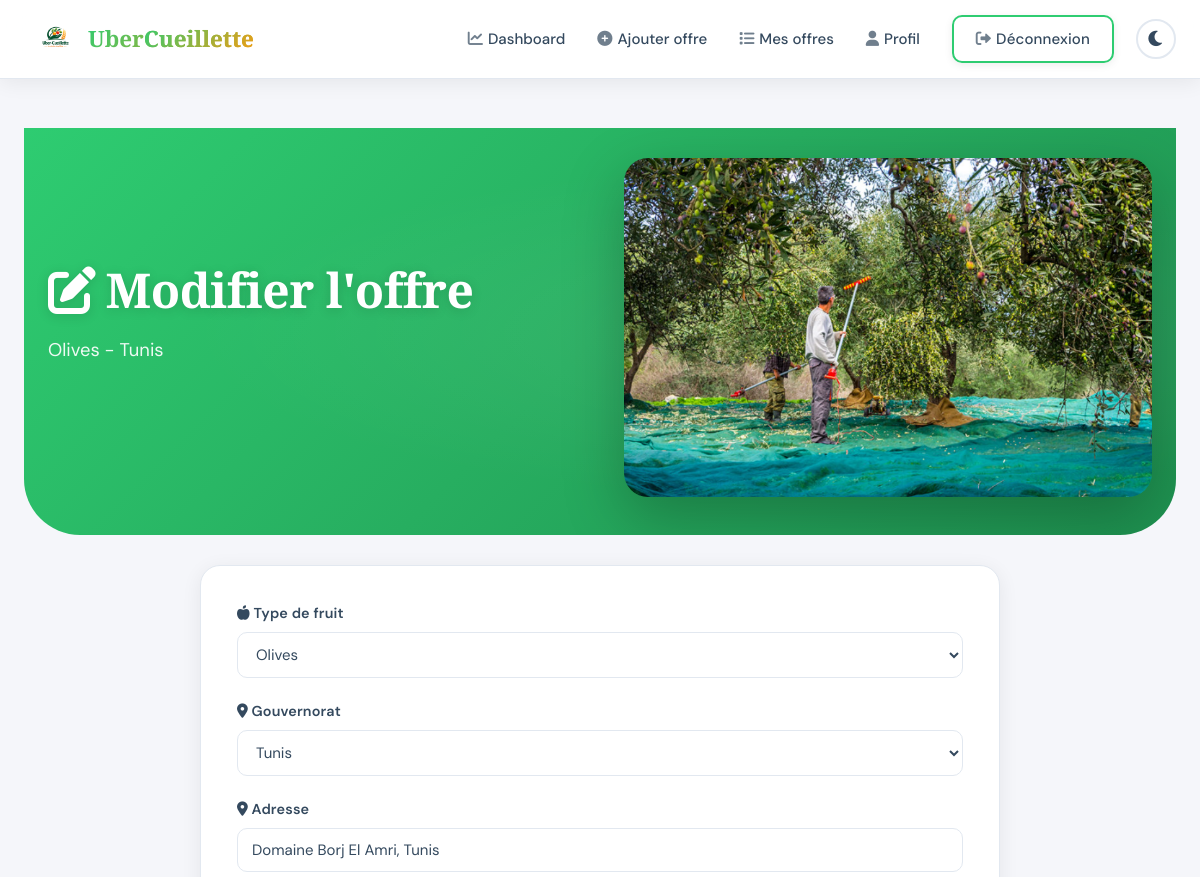
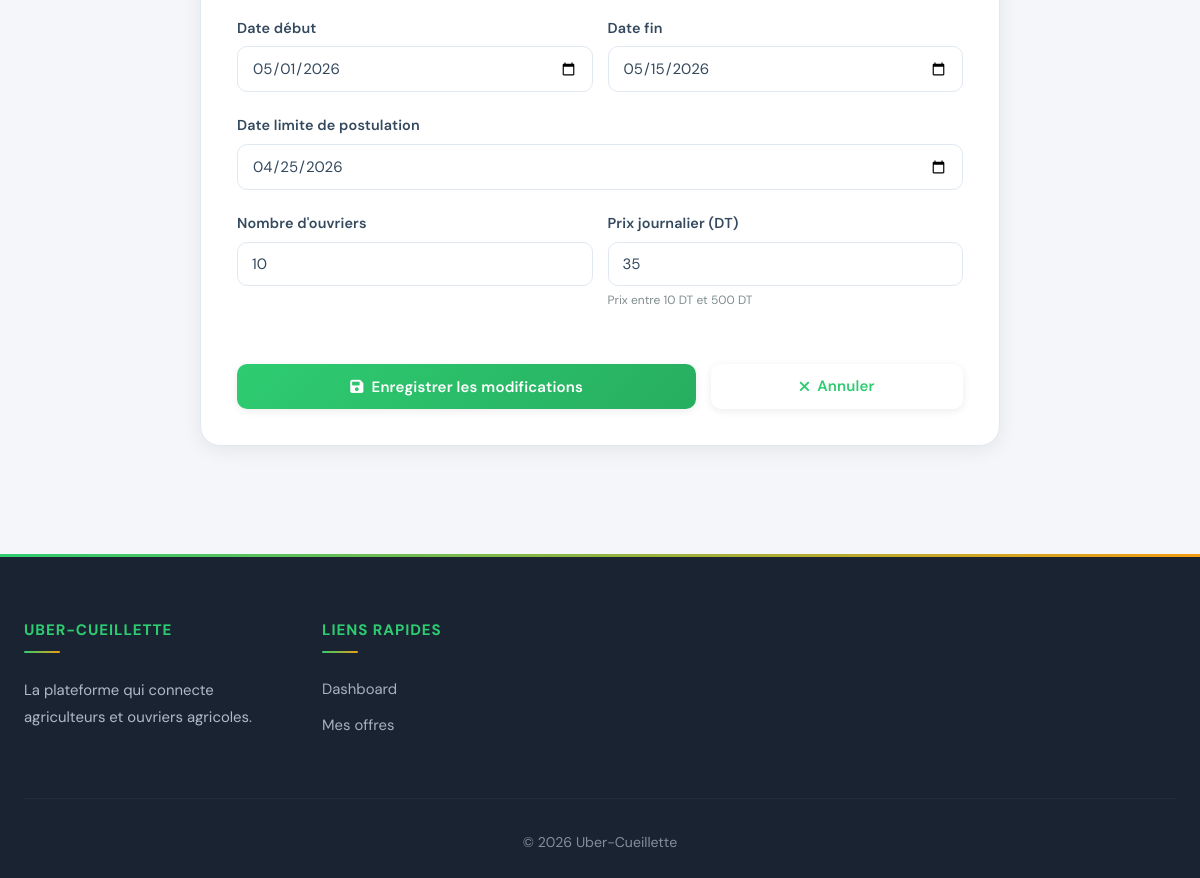
Screenshot of /src/agriculteur/modifier-offre.php?id=1 (signed in) with the database file from the repository (2 pictures, top to bottom).
### tables this page shows
CREATE TABLE IF NOT EXISTS `uber_cueillette_offre` (
  `id_offre` int NOT NULL AUTO_INCREMENT,
  `id_type_fruit` int NOT NULL,
  `id_gouvernorat` int NOT NULL,
  `adresse` varchar(50) NOT NULL,
  `date_debut` date NOT NULL,
  `date_fin` date NOT NULL,
  `nombre_ouvriers` int NOT NULL,
  `prix_journee` float NOT NULL,
  `description` TEXT,
  `date_limite` date NOT NULL,
  `id_agriculteur` int NOT NULL,
  PRIMARY KEY (`id_offre`),
  KEY `fk_offre_type_fruit` (`id_type_fruit`),
  KEY `fk_offre_gouvernorat` (`id_gouvernorat`),
  KEY `fk_offre_agriculteur` (`id_agriculteur`)
);

CREATE TABLE IF NOT EXISTS `uber_cueillette_type_fruit` (
  `id_type_fruit` int NOT NULL AUTO_INCREMENT,
  `libelle` varchar(20) NOT NULL,
  PRIMARY KEY (`id_type_fruit`)
);

CREATE TABLE IF NOT EXISTS `uber_cueillette_gouvernorat` (
  `id_gouvernorat` int NOT NULL AUTO_INCREMENT,
  `libelle` varchar(30) NOT NULL,
  PRIMARY KEY (`id_gouvernorat`)
);

### src/agriculteur/modifier-offre.php (the view, shortened to what this page needs)
<?php
require_once('../config/database.php');
$id_agriculteur = $_SESSION['user_id'];
$id_offre = isset($_GET['id']) ? intval($_GET['id']) : 0;
$sql = "SELECT o.*, tf.libelle as type_fruit, g.libelle as gouvernorat_libelle
        FROM uber_cueillette_offre o
        JOIN uber_cueillette_type_fruit tf ON o.id_type_fruit = tf.id_type_fruit
        JOIN uber_cueillette_gouvernorat g ON o.id_gouvernorat = g.id_gouvernorat
        WHERE o.id_offre = ? AND o.id_agriculteur = ?";
$stmt = $pdo->prepare($sql);
$stmt->execute([$id_offre, $id_agriculteur]);
$offre = $stmt->fetch();
$types_fruits = $pdo->query("SELECT * FROM uber_cueillette_type_fruit ORDER BY libelle")->fetchAll();
$gouvernorats = $pdo->query("SELECT * FROM uber_cueillette_gouvernorat ORDER BY libelle")->fetchAll();
?>
<!DOCTYPE html>
<html lang="fr">
<head>
    <link rel="stylesheet" href="../css/style.css">
    <link rel="stylesheet" href="https://cdnjs.cloudflare.com/ajax/libs/font-awesome/6.0.0/css/all.min.css">
</head>
<body>
    <nav class="navbar">
        <div class="container">
            <a href="../racine/index.html" class="logo">
                <img src="../images/Uber-Cueillette-logo.png" alt="Uber-Cueillette" class="logo-img">
                <span>Uber<span>Cueillette</span></span>
            </a>
            <ul class="nav-menu">
                <li><a href="dashboard.php"><i class="fas fa-chart-line"></i> Dashboard</a></li>
                <li><a href="ajouter-offre.php"><i class="fas fa-plus-circle"></i> Ajouter offre</a></li>
                <li><a href="mes-offres.php"><i class="fas fa-list"></i> Mes offres</a></li>
                <li><a href="profil.php"><i class="fas fa-user"></i> Profil</a></li>
                <li class="nav-buttons">
                    <a href="../racine/logout.php" class="btn btn-outline"><i class="fas fa-sign-out-alt"></i> Déconnexion</a>
                    <button id="theme-toggle" class="theme-toggle">
                        <i class="fas fa-moon"></i>
                    </button>
                </li>
            </ul>
        </div>
    </nav>
    <main>
        <div class="container">
            <div class="hero" style="padding: 30px 0; margin-bottom: 30px;">
                <div class="container">
                    <div class="hero-content">
                        <h1><i class="fas fa-edit"></i> Modifier l'offre</h1>
                        <p><?php echo htmlspecialchars($offre['type_fruit'] . ' - ' . $offre['gouvernorat_libelle']); ?></p>
                    </div>
                    <div class="hero-image">
                        <img src="../images/hero-agriculture1.png" alt="Modifier offre" onerror="this.style.display='none'">
                    </div>
                </div>
            </div>
            <div class="form-container" style="max-width: 800px;">
                <form method="POST" action="">
                    <div class="form-group">
                        <label for="type_fruit"><i class="fas fa-apple-alt"></i> Type de fruit</label>
                        <select id="type_fruit" name="type_fruit" required>
                            <?php foreach($types_fruits as $fruit): ?>
                                <option value="<?php echo $fruit['id_type_fruit']; ?>"
                                    <?php echo ($fruit['id_type_fruit'] == $offre['id_type_fruit']) ? 'selected' : ''; ?>>
                                    <?php echo $fruit['libelle']; ?>
                                </option>
                            <?php endforeach; ?>
                        </select>
                    </div>
                    <div class="form-group">
                        <label for="gouvernorat"><i class="fas fa-map-marker-alt"></i> Gouvernorat</label>
                        <select id="gouvernorat" name="gouvernorat" required>
                            <?php foreach($gouvernorats as $gouv): ?>
                                <option value="<?php echo $gouv['id_gouvernorat']; ?>"
                                    <?php echo ($gouv['id_gouvernorat'] == $offre['id_gouvernorat']) ? 'selected' : ''; ?>>
                                    <?php echo $gouv['libelle']; ?>
                                </option>
                            <?php endforeach; ?>
                        </select>
                    </div>
                    <div class="form-group">
                        <label for="adresse"><i class="fas fa-location-dot"></i> Adresse</label>
                        <input type="text" id="adresse" name="adresse" value="<?php echo htmlspecialchars($offre['adresse']); ?>" required>
                    </div>
                    <div style="display: grid; grid-template-columns: 1fr 1fr; gap: 15px;">
                        <div class="form-group">
                            <label for="date_debut">Date début</label>
                            <input type="date" id="date_debut" name="date_debut" value="<?php echo $offre['date_debut']; ?>" required>
                        </div>
                        <div class="form-group">
                            <label for="date_fin">Date fin</label>
                            <input type="date" id="date_fin" name="date_fin" value="<?php echo $offre['date_fin']; ?>" required>
                        </div>
                    </div>
                    <div class="form-group">
                        <label for="date_limite">Date limite de postulation</label>
                        <input type="date" id="date_limite" name="date_limite" value="<?php echo $offre['date_limite']; ?>" required>
                    </div>
                    <div style="display: grid; grid-template-columns: 1fr 1fr; gap: 15px;">
                        <div class="form-group">
                            <label for="nb_ouvriers">Nombre d'ouvriers</label>
                            <input type="number" id="nb_ouvriers" name="nb_ouvriers" min="1" max="50"
                                   value="<?php echo $offre['nombre_ouvriers']; ?>" required>
                        </div>
                        <div class="form-group">
                            <label for="prix">Prix journalier (DT)</label>
                            <?php
                                $prix_value = (!empty($offre['prix_journee']) && $offre['prix_journee'] >= 10) ? $offre['prix_journee'] : 50;
                            ?>
                            <input type="number" id="prix" name="prix" min="10" max="500" step="5"
                                   value="<?php echo $prix_value; ?>" required>
                            <small class="password-requirements">Prix entre 10 DT et 500 DT</small>
                        </div>
                    </div>
                    <div style="display: flex; gap: 15px; margin-top: 30px;">
                        <button type="submit" class="btn btn-primary" style="flex: 2;">
                            <i class="fas fa-save"></i> Enregistrer les modifications
                        </button>
                        <a href="mes-offres.php" class="btn btn-secondary" style="flex: 1; color:var(--primary-color);">
                            <i class="fas fa-times"></i> Annuler
                        </a>
                    </div>
                </form>
            </div>
        </div>
    </main>
    <footer class="footer">
        <div class="container">
            <div class="footer-grid">
                <div class="footer-col">
                    <h4>Uber-Cueillette</h4>
                    <p>La plateforme qui connecte agriculteurs et ouvriers agricoles.</p>
                </div>
                <div class="footer-col">
                    <h4>Liens rapides</h4>
                    <ul>
                        <li><a href="dashboard.php">Dashboard</a></li>
                        <li><a href="mes-offres.php">Mes offres</a></li>
                    </ul>
                </div>
            </div>
            <div class="footer-bottom">
                <p>&copy; 2026 Uber-Cueillette</p>
            </div>
        </div>
    </footer>
</body>
</html>

### rows the page displays
uber_cueillette_offre: id_type_fruit.libelle "Olives - Tunis", type_fruit "Olives", gouvernorat "Tunis", adresse "Domaine Borj El Amri, Tunis", date_debut "05/01/2026", date_fin "05/15/2026", date_limite "04/25/2026", nb_ouvriers "10", prix "35"
